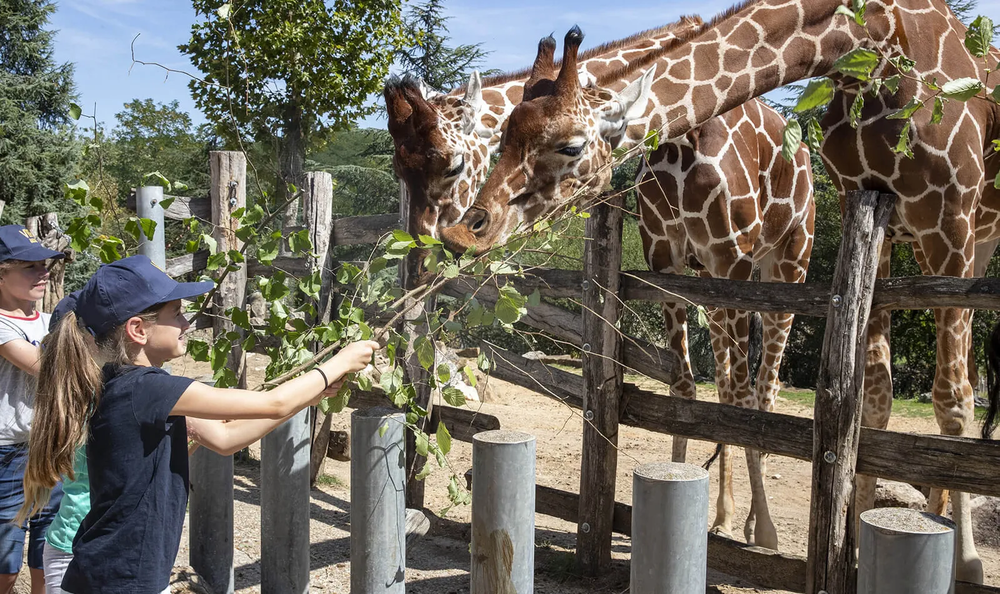
#> input picture images/zoo.png, 1000 x 594 px, shrunk from 1600 x 950 before the run
$ python 'Sliding Window Approach.py'
#> lines starting #> are read from the running program, lines starting #| are printed output that depends on the picture
import cv2


def sliding_window(image, step_size, window_size):
    for y in range(0, image.shape[0] - window_size[1], step_size):
        for x in range(0, image.shape[1] - window_size[0], step_size):
            yield (x, y, image[y:y + window_size[1], x:x + window_size[0]])


# Load an image
image = cv2.imread('images/zoo.png')
#> image is the input picture: shape (594, 1000, 3); mean B, G, R 95.3, 107, 113
(window_width, window_height) = (200,200)  # Define window size

# Loop over the sliding window
for (x, y, window) in sliding_window(image, step_size=32, window_size=(window_width, window_height)):
    if window.shape[0] != window_height or window.shape[1] != window_width:
        continue
    clone = image.copy()
    cv2.rectangle(clone, (x, y), (x + window_width, y + window_height), (0, 255, 0), 2)
    cv2.imshow("Window", clone)
    cv2.waitKey(1)
#> this loop made 325 passes
#> (x, y) on passes 1 to 3: (0, 0), (32, 0), (64, 0)
#> pass 1, `cv2.imshow("Window", clone)`:
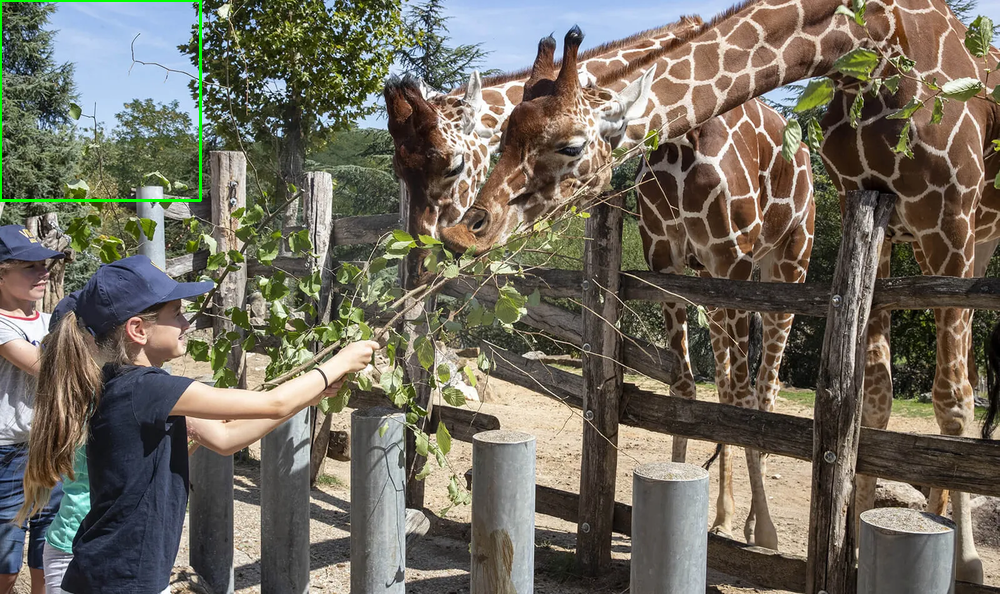
#> window 'Window': shape (594, 1000, 3); mean B, G, R 94.9, 107.5, 112.6
#> pass 2, `cv2.imshow("Window", clone)`:
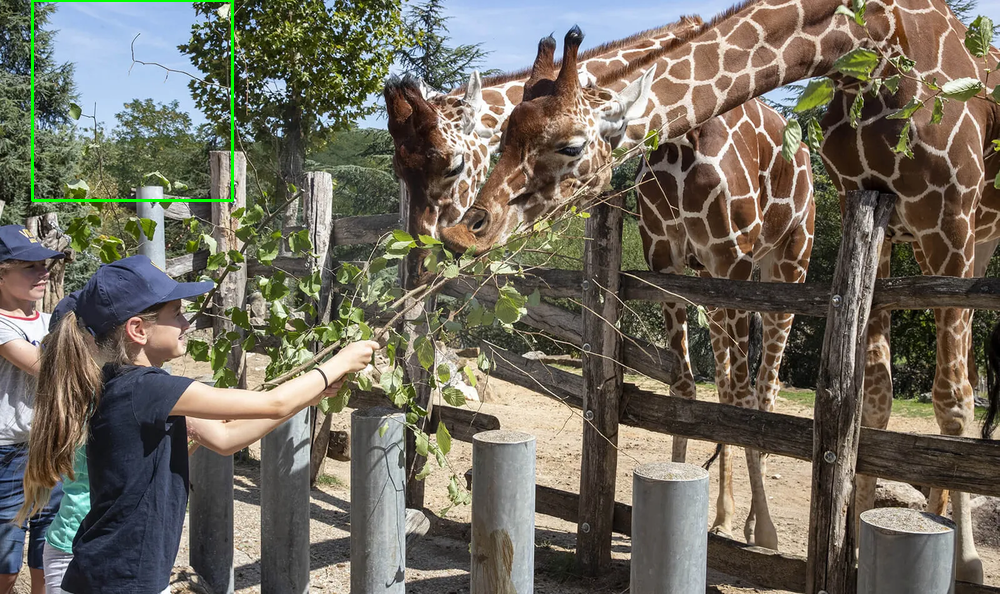
#> window 'Window': shape (594, 1000, 3); mean B, G, R 94.9, 107.5, 112.6

cv2.destroyAllWindows()

$ run again, with images/dog.png copied over images/zoo.png
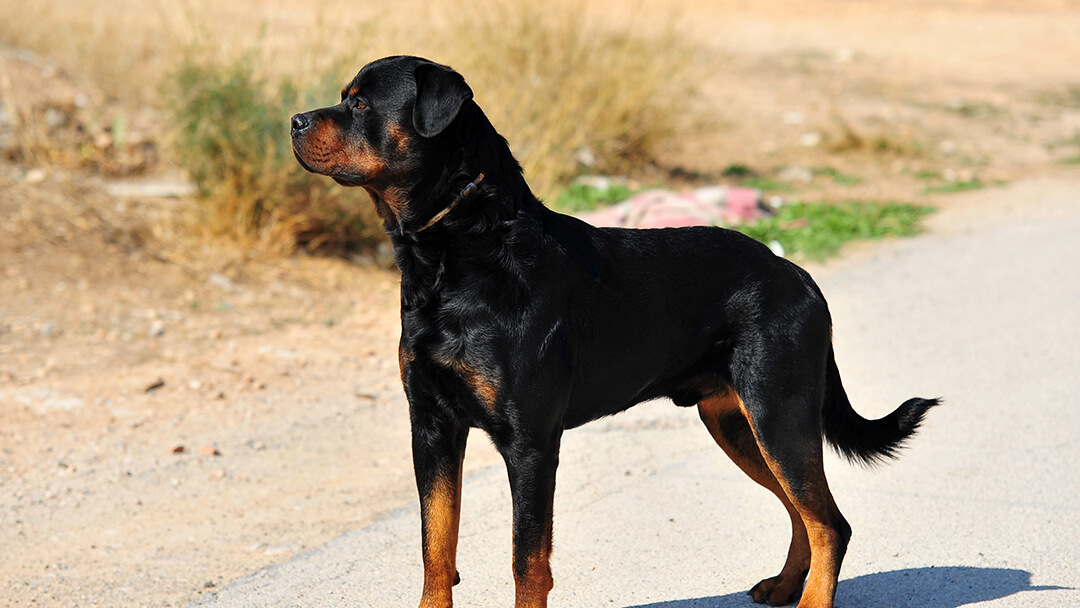
#> input picture images/dog.png, 1080 x 608 px
#> image is the input picture: shape (608, 1080, 3); mean B, G, R 134.8, 160.2, 178.2
#> the loop `for (x, y, window) in sliding_window(image, step_size=32, window_size=..` made 364 passes
#> (x, y) on passes 1 to 3: (0, 0), (32, 0), (64, 0)
#> pass 1, `cv2.imshow("Window", clone)`:
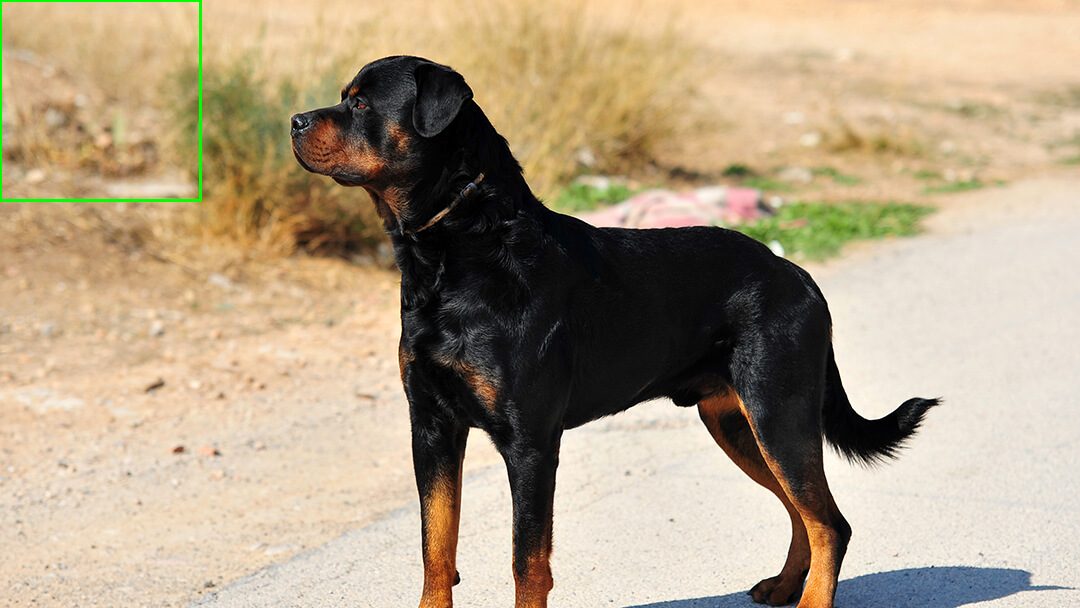
#> window 'Window': shape (608, 1080, 3); mean B, G, R 134.4, 160.5, 177.6
#> pass 2, `cv2.imshow("Window", clone)`:
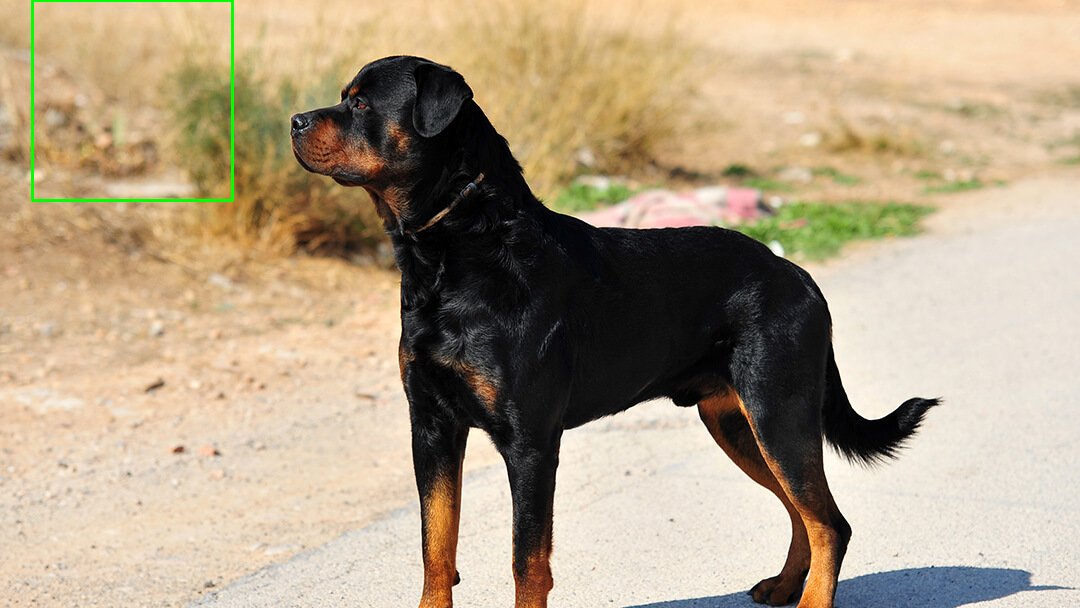
#> window 'Window': shape (608, 1080, 3); mean B, G, R 134.4, 160.5, 177.5
